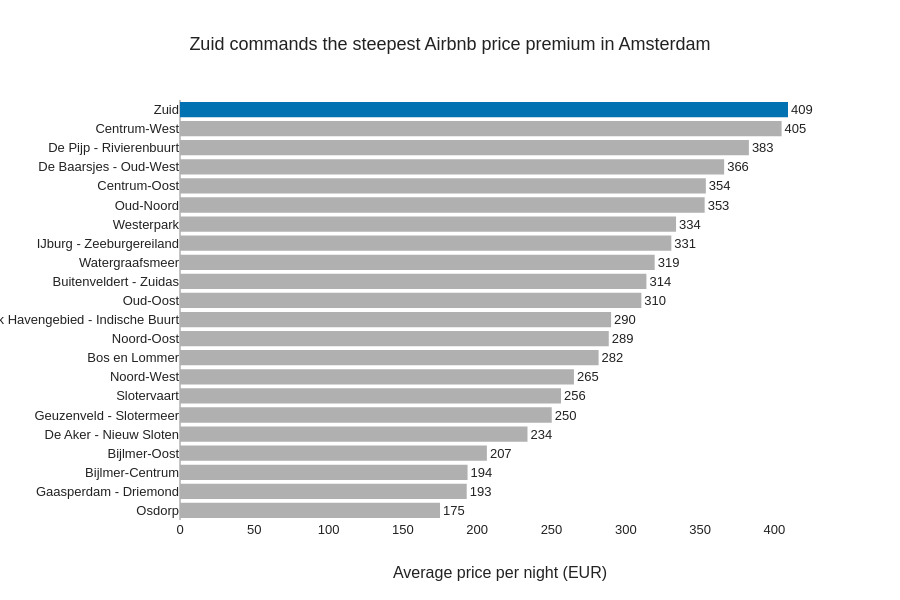

The cell this chart's notebook holds for it:
### Markdown cell above
---
## Question 1 — Which neighbourhoods command the biggest price premium?

### Code cell
region_avg = (listings.groupby('neighbourhood_cleansed')['price']
              .mean()
              .reset_index()
              .sort_values('price'))

top_hood = region_avg.iloc[-1]['neighbourhood_cleansed']
colors = [HIGHLIGHT if n == top_hood else GREY for n in region_avg['neighbourhood_cleansed']]

fig1 = go.Figure(go.Bar(
    x=region_avg['price'], y=region_avg['neighbourhood_cleansed'],
    orientation='h', marker_color=colors,
    text=region_avg['price'].round(0).astype(int), textposition='outside'
))
fig1.update_layout(
    template=TEMPLATE, height=600,
    title=f"{top_hood} commands the steepest Airbnb price premium in Amsterdam",
    xaxis_title='Average price per night (EUR)', yaxis_title=None,
    margin=dict(l=180)
)
fig1.show()

### Figure 1 — Plotly figure (JSON) as saved in the notebook; plotly's stock layout.template omitted (floating-point values rounded to 4 significant figures)
{"data": [{"marker": {"color": ["#B0B0B0", "#B0B0B0", "#B0B0B0", "#B0B0B0", "#B0B0B0", "#B0B0B0", "#B0B0B0", "#B0B0B0", "#B0B0B0", "#B0B0B0", "#B0B0B0", "#B0B0B0", "#B0B0B0", "#B0B0B0", "#B0B0B0", "#B0B0B0", "#B0B0B0", "#B0B0B0", "#B0B0B0", "#B0B0B0", "#B0B0B0", "#0072B2"]}, "orientation": "h", "text": [175, 193, 194, 207, 234, 250, 256, 265, 282, 289, 290, 310, 314, 319, 331, 334, 353, 354, 366, 383, 405, 409], "textposition": "outside", "type": "bar", "x": [175.0, 193.0, 193.5, 206.5, 233.9, 250.2, 256.4, 265.1, 281.7, 288.6, 290.1, 310.5, 313.9, 319.5, 330.7, 333.8, 353.1, 353.9, 366.2, 382.9, 404.9, 409.2], "y": ["Osdorp", "Gaasperdam - Driemond", "Bijlmer-Centrum", "Bijlmer-Oost", "De Aker - Nieuw Sloten", "Geuzenveld - Slotermeer", "Slotervaart", "Noord-West", "Bos en Lommer", "Noord-Oost", "Oostelijk Havengebied - Indische Buurt", "Oud-Oost", "Buitenveldert - Zuidas", "Watergraafsmeer", "IJburg - Zeeburgereiland", "Westerpark", "Oud-Noord", "Centrum-Oost", "De Baarsjes - Oud-West", "De Pijp - Rivierenbuurt", "Centrum-West", "Zuid"]}], "layout": {"height": 600, "margin": {"l": 180}, "title": {"text": "Zuid commands the steepest Airbnb price premium in Amsterdam"}, "xaxis": {"title": {"text": "Average price per night (EUR)"}}, "yaxis": {"title": {}}}}
